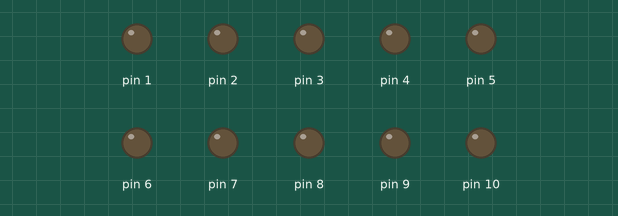
This sketch was run on a simulated Arduino Uno, built with avr-gcc and run on an emulated ATmega328P. On the bench: output pins drawn as LEDs (lit = HIGH).

Above: at 0.15 s.
At 0.85 s:
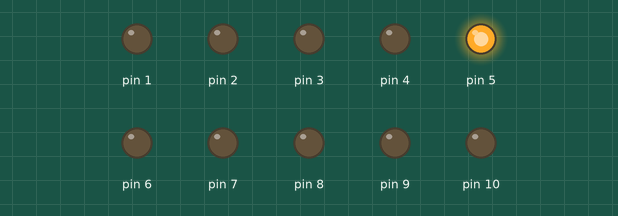
At 1.45 s:
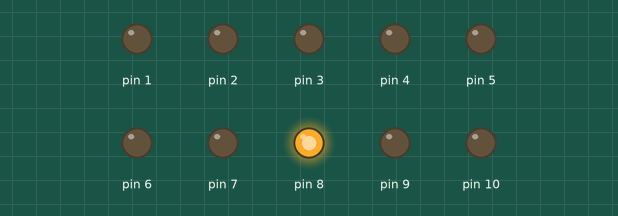
At 2.8 s:
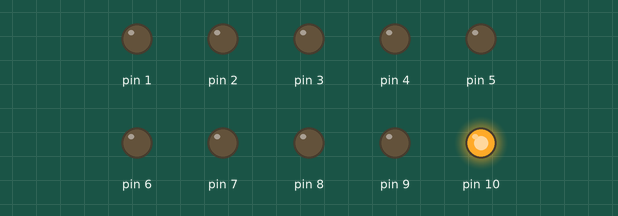
At 5.7 s:
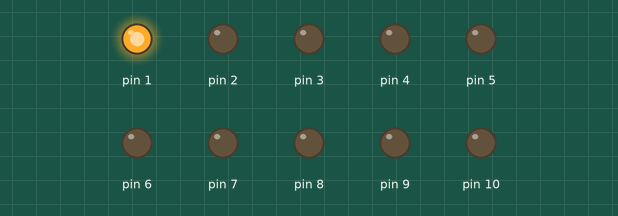
At 8.3 s:
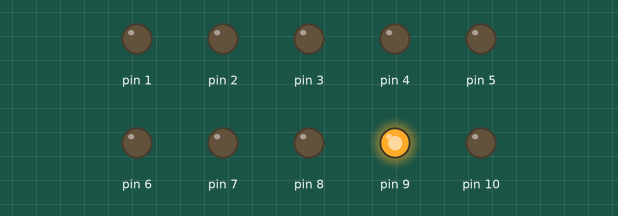
Timing chart, 0 to 8.6 s (numbered marks = the images above):
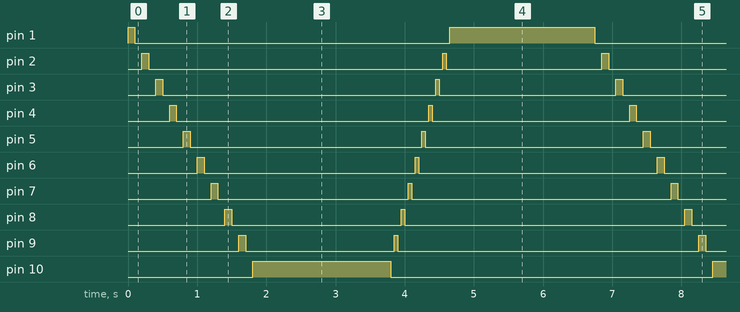

Measured:
- by itself, pin 1: repeats every 6.7 s: LOW 4.6 s, HIGH 2.1 s
- by itself, pin 2: repeats every 6.7 s: LOW 4.3 s, HIGH 0.05 s, LOW 2.3 s, HIGH 0.10 s
- by itself, pin 3: repeats every 6.7 s: LOW 4.0 s, HIGH 0.05 s, LOW 2.6 s, HIGH 0.10 s
- by itself, pin 4: repeats every 6.7 s: LOW 3.7 s, HIGH 0.05 s, LOW 2.9 s, HIGH 0.10 s
- by itself, pin 5: alternates HIGH for 0.08 s and LOW for 3.4 s
- by itself, pin 6: alternates HIGH for 0.08 s and LOW for 3.1 s
- by itself, pin 7: repeats every 6.7 s: LOW 2.8 s, HIGH 0.05 s, LOW 3.8 s, HIGH 0.10 s
- by itself, pin 8: repeats every 6.7 s: LOW 2.5 s, HIGH 0.05 s, LOW 4.1 s, HIGH 0.10 s

The sketch:

nervous_system.ino
```cpp
void setup() {
  pinMode (1, OUTPUT);
  pinMode (2, OUTPUT);
  pinMode (3, OUTPUT);
  pinMode (4, OUTPUT);
  pinMode (5, OUTPUT);
  pinMode (6, OUTPUT);
  pinMode (7, OUTPUT);
  pinMode (8, OUTPUT);
  pinMode (9, OUTPUT);
  pinMode (10, OUTPUT);

}

void loop() {
  digitalWrite(1, HIGH);
  delay(100);
  digitalWrite(1, LOW);
  delay(100);
   digitalWrite(2, HIGH);
  delay(100);
  digitalWrite(2, LOW);
  delay(100);
   digitalWrite(3, HIGH);
  delay(100);
  digitalWrite(3, LOW);
  delay(100);
   digitalWrite(4, HIGH);
  delay(100);
  digitalWrite(4, LOW);
  delay(100);
   digitalWrite(5, HIGH);
  delay(100);
  digitalWrite(5, LOW);
  delay(100);
   digitalWrite(6, HIGH);
  delay(100);
  digitalWrite(6, LOW);
  delay(100);
   digitalWrite(7, HIGH);
  delay(100);
  digitalWrite(7, LOW);
  delay(100);
   digitalWrite(8, HIGH);
  delay(100);
  digitalWrite(8, LOW);
  delay(100);
   digitalWrite(9, HIGH);
  delay(100);
  digitalWrite(9, LOW);
  delay(100);
   digitalWrite(10, HIGH);
  delay(2000); // high point of the ride
  digitalWrite(10, LOW);
  delay(50);
  digitalWrite(9, HIGH);
  delay(50);
    digitalWrite(9, LOW);
  delay(50);
  digitalWrite(8, HIGH);
  delay(50);
    digitalWrite(8, LOW);
  delay(50);
  digitalWrite(7, HIGH);
  delay(50);
    digitalWrite(7, LOW);
  delay(50);
  digitalWrite(6, HIGH);
  delay(50);
    digitalWrite(6, LOW);
  delay(50);
  digitalWrite(5, HIGH);
  delay(50);
    digitalWrite(5, LOW);
  delay(50);
  digitalWrite(4, HIGH);
  delay(50);
    digitalWrite(4, LOW);
  delay(50);
  digitalWrite(3, HIGH);
  delay(50);
    digitalWrite(3, LOW);
  delay(50);
  digitalWrite(2, HIGH);
  delay(50);
    digitalWrite(2, LOW);
  delay(50);
  digitalWrite(1, HIGH);
  delay(2000);


}
```
